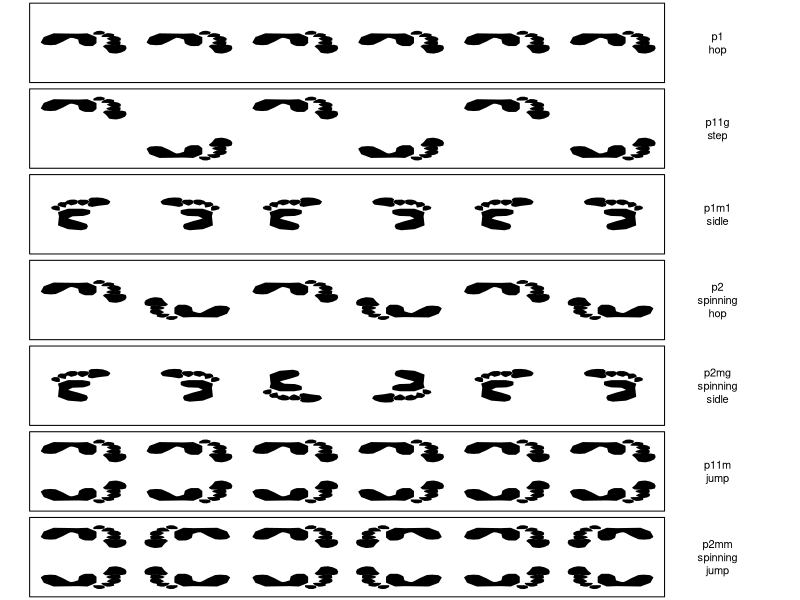
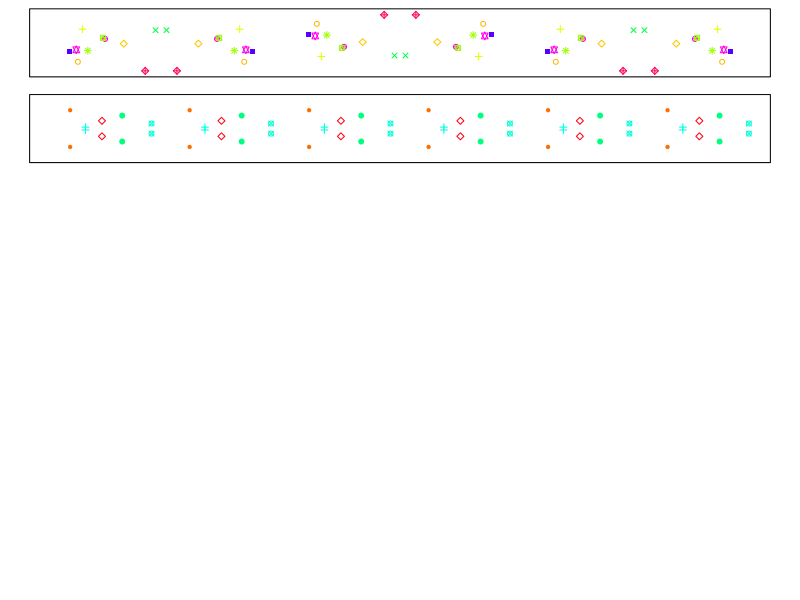

Recreate these plots in R, in order.
## ---- chunk 1
fgs = sample(1:7,2)
fg1 = fgs[1]
fg2 = fgs[2]
sol1 = paste0(1*(1:7==fg1),collapse="")
sol2 = paste0(1*(1:7==fg2),collapse="")

w1 = c("p1","p11g","p1m1","p2","p2mg","p11m","p2mm")
w2 = c("hop","step","sidle","spinning hop","spinning sidle","jump","spinning jump")
wrd1a = w1[fg1]
wrd1b = w2[fg1]
wrd2a = w1[fg2]
wrd2b = w2[fg2]

ftprnt = function(x=0,y=0,s=1,theta=0,flipv=F,fliph=F){
    x1=c(-12.57738669298246, -11.97099789298246, -10.69084389298246, -9.61281919298246, -8.13053549298246, -7.052511092982459, -6.513498792982459, -5.907109992982459, -4.82908539298246, -4.62695589298246, -4.02056749298246, -3.41417849298246,-2,-1.8,-1.2,-1.2,-3,-5,-10,-12)
    y1=c(0.7291971929825536, 1.7398271929825455, 2.009327192982539, 1.8072171929825345, 0.05543719298253791, -1.4942228070174792, -2.100622807017487, -1.9658728070174902, -1.0899728070174888, 1.1334571929825188, 2.009327192982539, 2.48097719298255,2.5,2.3,1,-2,-4,-3.8,-4,-2)
    x2=c(1.0015618070175414, 1.612268807017541, 2.1793538070175416, 3.0081708070175424, 3.9678538070175406, 4.7966708070175414, 5.0584018070175425, 4.9275368070175425, 4.229584807017542, 2.702817807017542, 1.5686468070175419, 0.783451807017542, 0.3908548070175417)
    y2=c(4.272237192982573, 6.235237192982595, 6.496967192982595, 6.6714571929825865, 6.14797719298258, 5.144677192982556, 4.010517192982547, 2.789097192982524, 2.3528771929825325, 2.5709971929825315, 2.1783771929825093, 2.3092671929825315, 2.9635871929825157)
    x3=c(2.1793538070175416, 3.0517918070175405, 3.7497438070175413, 3.8369838070175426, 3.269898807017544, 2.397459807017544, 1.394155807017544, 1.0888018070175445)
    y3=c(2.0038871929825746, 2.3092371929825504, 1.9166271929825598, 0.5643671929825587, -0.0027428070174551067, 0.04085719298257118, 0.607937192982547, 1.0005571929825692)
    x4=c(1.8739998070175403, 2.17935380701754, 3.5316338070175384, 3.8806098070175388, 3.836989807017538, 3.3135268070175385, 2.790062807017538, 2.3974658070175394, 2.4847058070175407, 1.786754807017541, 1.1324248070175411, 0.39085280701754144, 0.04187680701754104, 1.2632908070175404, 1.786754807017541, 1.917619807017541, 1.2196688070175412)
    y4=c(-0.4389328070174088, -0.2208128070174098, -0.1772128070173835, -0.6570528070174078, -1.4858928070174215, -2.1838328070174384, -2.401932807017431, -2.7509128070174143, -3.57972280701739, -4.015942807017382, -4.103242807017409, -3.361672807017385, -2.5764628070173785, -2.489262807017383, -2.314772807017391, -1.922182807017407, -1.3550728070173932)
    x5=c(-0.2634751929824599, 0.43447580701753985, 0.5217158070175394, -0.17623519298246038, -0.9178081929824611, -1.6157591929824608, -1.6593791929824615)
    y5=c(-3.841452807017447, -4.103182807017447, -4.888382807017422, -5.411832807017447, -5.324632807017451, -4.452192807017468, -3.841482807017485)
    x1 = x1+4
    x2 = x2+4
    x3 = x3+4
    x4 = x4+4
    x5 = x5+4
    
    y1 = y1-1
    y2 = y2-1
    y3 = y3-1
    y4 = y4-1
    y5 = y5-1
    rngx = max(c(x1,x2,x3,x4,x5))-min(c(x1,x2,x3,x4,x5))
    rngy = max(c(y1,y2,y3,y4,y5))-min(c(y1,y2,y3,y4,y5))
    mxr = max(rngx,rngy)
    x1 = x1/mxr*s
    x2 = x2/mxr*s
    x3 = x3/mxr*s
    x4 = x4/mxr*s
    x5 = x5/mxr*s
    y1 = y1/mxr*s
    y2 = y2/mxr*s
    y3 = y3/mxr*s
    y4 = y4/mxr*s
    y5 = y5/mxr*s
    
    if(flipv){
        y1 = -y1
        y2 = -y2
        y3 = -y3
        y4 = -y4
        y5 = -y5
    }
    if(fliph){
        x1 = -x1
        x2 = -x2
        x3 = -x3
        x4 = -x4
        x5 = -x5
    }
    X1 = x1*cos(theta)-y1*sin(theta)
    Y1 = x1*sin(theta)+y1*cos(theta)
    X2 = x2*cos(theta)-y2*sin(theta)
    Y2 = x2*sin(theta)+y2*cos(theta)
    X3 = x3*cos(theta)-y3*sin(theta)
    Y3 = x3*sin(theta)+y3*cos(theta)
    X4 = x4*cos(theta)-y4*sin(theta)
    Y4 = x4*sin(theta)+y4*cos(theta)
    X5 = x5*cos(theta)-y5*sin(theta)
    Y5 = x5*sin(theta)+y5*cos(theta)
    
    polygon(X1+x,Y1+y,col="black")
    polygon(X2+x,Y2+y,col="black")
    polygon(X3+x,Y3+y,col="black")
    polygon(X4+x,Y4+y,col="black")
    polygon(X5+x,Y5+y,col="black")
}


getbasedots = function(fg=1,n=4){
    if(fg<6){
        x = runif(2*n)
        y = runif(2*n)-0.5
        h = runif(2*n)
        p = sample(1:20,2*n)
    } else {
        x = runif(n)
        y = runif(n)-0.5
        h = runif(n)
        p = sample(1:20,n)
        x = c(x,x)
        y = c(y,-y)
        h = c(h,h)
        p = c(p,p) 
    }
    dots = data.frame(x,y,h,p)
    return(dots)
}

translate = function(dots,dx=1){
    tdots = data.frame(dots)
    tdots$x = dots$x+dx
    return(tdots)
}
rotate = function(dots,xr){
    tdots = data.frame(dots)
    tdots$x = tdots$x-xr
    tdots$x = -tdots$x+xr
    tdots$y = -tdots$y
    return(tdots)
}
glide = function(dots,dx){
    tdots = data.frame(dots)
    tdots$x = tdots$x+dx
    tdots$y = -tdots$y
    return(tdots)
}
mirror = function(dots,xr){
    tdots = data.frame(dots)
    tdots$x = tdots$x-xr
    tdots$x = -tdots$x+xr
    return(tdots)
}

drawdots = function(dots,fg){
    points(dots$x,dots$y,col=hsv(dots$h,1,1),pch=dots$p)
    if(fg==1){
        for(i in 1:5){
            dots = translate(dots,1)
            points(dots$x,dots$y,col=hsv(dots$h,1,1),pch=dots$p)
        }
    }
    if(fg==2){
        for(i in 1:5){
            dots = glide(dots,1)
            points(dots$x,dots$y,col=hsv(dots$h,1,1),pch=dots$p)
        }
    }
    if(fg==3){
        for(i in 1:5){
            dots = mirror(dots,i)
            points(dots$x,dots$y,col=hsv(dots$h,1,1),pch=dots$p)
        }
    }
    if(fg==4){
        for(i in 1:5){
            dots = rotate(dots,i)
            points(dots$x,dots$y,col=hsv(dots$h,1,1),pch=dots$p)
        }
    }
    if(fg==5){
        for(i in 1:5){
            if(i%%2==1){
                dots = mirror(dots,i)
            } else {
                dots = rotate(dots,i)
            }
            points(dots$x,dots$y,col=hsv(dots$h,1,1),pch=dots$p)
        }
    }
    if(fg==6){
        for(i in 1:5){
            dots = translate(dots,1)
            points(dots$x,dots$y,col=hsv(dots$h,1,1),pch=dots$p)
        }
    }
    if(fg==7){
        for(i in 1:5){
            dots = mirror(dots,i)
            points(dots$x,dots$y,col=hsv(dots$h,1,1),pch=dots$p)
        }
    }
}


## ---- chunk 2
par(mar=c(0,0,0,0),mfrow=c(7,1))
plot(0,0,"l",ann=F,axes=F,xlim=c(0,7),ylim=c(-1,1))
for(x in seq(0.5,5.5,1)){
    ftprnt(x,0,0.8,0,T)
}
text(6.5,0,"p1\nhop")
polygon(c(0,0,6,6),c(-1,1,1,-1))

plot(0,0,"l",ann=F,axes=F,xlim=c(0,7),ylim=c(-1,1))
for(x in seq(0.5,4.5,2)){
    ftprnt(x,0.5,0.8,0,T)
}
for(x in seq(1.5,5.5,2)){
    ftprnt(x,-0.5,0.8,0)
}
text(6.5,0,"p11g\nstep")
polygon(c(0,0,6,6),c(-1,1,1,-1))


plot(0,0,"l",ann=F,axes=F,xlim=c(0,7),ylim=c(-1,1))
for(x in seq(0.5,4.5,2)){
    ftprnt(x,0,0.8,pi/2,T)
}
for(x in seq(1.5,5.5,2)){
    ftprnt(x,0,0.8,pi/2)
}
text(6.5,0,"p1m1\nsidle")
polygon(c(0,0,6,6),c(-1,1,1,-1))

plot(0,0,"l",ann=F,axes=F,xlim=c(0,7),ylim=c(-1,1))
for(x in seq(0.5,4.5,2)){
    ftprnt(x,0.2,0.8,0,T)
}
for(x in seq(1.5,5.5,2)){
    ftprnt(x,-0.2,0.8,pi,T)
}
text(6.5,0,"p2\nspinning\nhop")
polygon(c(0,0,6,6),c(-1,1,1,-1))


plot(0,0,"l",ann=F,axes=F,xlim=c(0,7),ylim=c(-1,1))
for(x in c(0.5,4.5)){
    ftprnt(x,0,0.8,pi/2,T)
}
for(x in c(1.5,5.5)){
    ftprnt(x,0,0.8,pi/2)
}
ftprnt(2.5,0,0.8,pi/2,T,T)
ftprnt(3.5,0,0.8,pi/2,F,T)
text(6.5,0,"p2mg\nspinning\nsidle")
polygon(c(0,0,6,6),c(-1,1,1,-1))

plot(0,0,"l",ann=F,axes=F,xlim=c(0,7),ylim=c(-1,1))
for(x in seq(0.5,5.5,1)){
    ftprnt(x,0.5,0.8,0,T)
}
for(x in seq(0.5,5.5,1)){
    ftprnt(x,-0.5,0.8,0)
}
text(6.5,0,"p11m\njump")
polygon(c(0,0,6,6),c(-1,1,1,-1))

plot(0,0,"l",ann=F,axes=F,xlim=c(0,7),ylim=c(-1,1))
for(x in seq(0.5,5.5,2)){
    ftprnt(x,0.5,0.8,0,T)
}
for(x in seq(0.5,5.5,2)){
    ftprnt(x,-0.5,0.8,0)
}
for(x in seq(1.5,5.5,2)){
    ftprnt(x,0.5,0.8,0,T,T)
}
for(x in seq(1.5,5.5,2)){
    ftprnt(x,-0.5,0.8,0,F,T)
}
text(6.5,0,"p2mm\nspinning\njump")
polygon(c(0,0,6,6),c(-1,1,1,-1))

## ---- chunk 3
par(mar=c(0,0,0,0))
dots = getbasedots(fg1,5)
plot(0,0,type="n",xlim=c(-0.1,6.1),ylim=c(-0.7,0.7),axes=F,ann=F)
drawdots(dots,fg1)
polygon(c(-.1,-.1,6.1,6.1),c(-0.6,0.6,0.6,-0.6))
## ---- chunk 4
par(mar=c(0,0,0,0))
dots = getbasedots(fg2,5)
plot(0,0,type="n",xlim=c(-0.1,6.1),ylim=c(-0.7,0.7),axes=F,ann=F)
drawdots(dots,fg2)
polygon(c(-.1,-.1,6.1,6.1),c(-0.6,0.6,0.6,-0.6))
